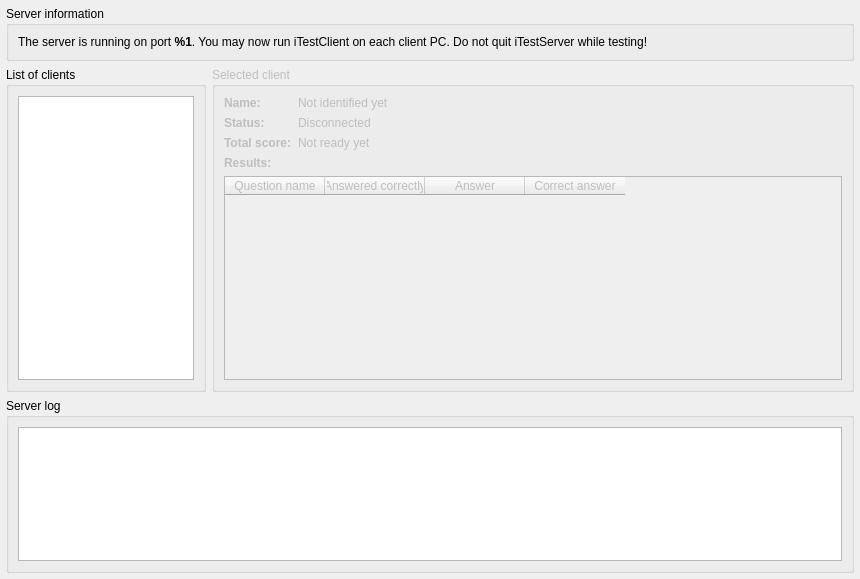
      <widget class="QWidget" name="serverModePage" >
       <property name="geometry" >
        <rect>
         <x>0</x>
         <y>0</y>
         <width>860</width>
         <height>579</height>
        </rect>
       </property>
       <layout class="QVBoxLayout" >
        <property name="margin" >
         <number>6</number>
        </property>
        <item>
         <widget class="QGroupBox" name="SMInfoGroupBox" >
          <property name="title" >
           <string>Server information</string>
          </property>
          <layout class="QHBoxLayout" >
           <item>
            <widget class="QLabel" name="SMIPortLabel" >
             <property name="text" >
              <string>The server is running on port &lt;b>%1&lt;/b>. You may now run iTestClient on each client PC. Do not quit iTestServer while testing!</string>
             </property>
             <property name="wordWrap" >
              <bool>true</bool>
             </property>
            </widget>
           </item>
          </layout>
         </widget>
        </item>
        <item>
         <layout class="QHBoxLayout" >
          <item>
           <widget class="QGroupBox" name="SMClientsGroupBox" >
            <property name="maximumSize" >
             <size>
              <width>200</width>
              <height>16777215</height>
             </size>
            </property>
            <property name="title" >
             <string>List of clients</string>
            </property>
            <layout class="QVBoxLayout" >
             <item>
              <widget class="QListWidget" name="SMLCListWidget" >
               <property name="statusTip" >
                <string>Select a client to get more information</string>
               </property>
              </widget>
             </item>
            </layout>
           </widget>
          </item>
          <item>
           <widget class="QGroupBox" name="SMSelectedClientGroupBox" >
            <property name="enabled" >
             <bool>false</bool>
            </property>
            <property name="title" >
             <string>Selected client</string>
            </property>
            <layout class="QGridLayout" >
             <item row="0" column="0" >
              <widget class="QLabel" name="SMSC_label_4" >
               <property name="text" >
                <string>&lt;b>Name:&lt;/b></string>
               </property>
               <property name="textFormat" >
                <enum>Qt::RichText</enum>
               </property>
              </widget>
             </item>
             <item row="0" column="1" >
              <widget class="QLabel" name="SMSCNameLabel" >
               <property name="statusTip" >
                <string>The selected client's name</string>
               </property>
               <property name="text" >
                <string>Not identified yet</string>
               </property>
              </widget>
             </item>
             <item row="0" column="2" >
              <spacer>
               <property name="orientation" >
                <enum>Qt::Horizontal</enum>
               </property>
               <property name="sizeHint" stdset="0" >
                <size>
                 <width>40</width>
                 <height>10</height>
                </size>
               </property>
              </spacer>
             </item>
             <item row="1" column="0" >
              <widget class="QLabel" name="SMSC_label_1" >
               <property name="text" >
                <string>&lt;b>Status:&lt;/b></string>
               </property>
               <property name="textFormat" >
                <enum>Qt::RichText</enum>
               </property>
              </widget>
             </item>
             <item row="1" column="1" >
              <widget class="QLabel" name="SMSCStatusLabel" >
               <property name="statusTip" >
                <string>The selected client's status</string>
               </property>
               <property name="text" >
                <string>Disconnected</string>
               </property>
              </widget>
             </item>
             <item row="1" column="2" >
              <spacer>
               <property name="orientation" >
                <enum>Qt::Horizontal</enum>
               </property>
               <property name="sizeHint" stdset="0" >
                <size>
                 <width>40</width>
                 <height>10</height>
                </size>
               </property>
              </spacer>
             </item>
             <item row="2" column="0" >
              <widget class="QLabel" name="SMSC_label_2" >
               <property name="text" >
                <string>&lt;b>Total score:&lt;/b></string>
               </property>
               <property name="textFormat" >
                <enum>Qt::RichText</enum>
               </property>
              </widget>
             </item>
             <item row="2" column="1" >
              <widget class="QLabel" name="SMSCScoreLabel" >
               <property name="statusTip" >
                <string>The selected client's total score</string>
               </property>
               <property name="text" >
                <string>Not ready yet</string>
               </property>
              </widget>
             </item>
             <item row="2" column="2" >
              <spacer>
               <property name="orientation" >
                <enum>Qt::Horizontal</enum>
               </property>
               <property name="sizeHint" stdset="0" >
                <size>
                 <width>40</width>
                 <height>10</height>
                </size>
               </property>
              </spacer>
             </item>
             <item row="3" column="0" colspan="3" >
              <widget class="QLabel" name="SMSC_label_3" >
               <property name="text" >
                <string>&lt;b>Results:&lt;/b></string>
               </property>
               <property name="textFormat" >
                <enum>Qt::RichText</enum>
               </property>
              </widget>
             </item>
             <item row="4" column="0" colspan="3" >
              <widget class="QTableWidget" name="SMSCResultsTableWidget" >
               <property name="statusTip" >
                <string>The selected client's exam results</string>
               </property>
               <column>
                <property name="text" >
                 <string>Question name</string>
                </property>
               </column>
               <column>
                <property name="text" >
                 <string>Answered correctly</string>
                </property>
               </column>
               <column>
                <property name="text" >
                 <string>Answer</string>
                </property>
               </column>
               <column>
                <property name="text" >
                 <string>Correct answer</string>
                </property>
               </column>
              </widget>
             </item>
            </layout>
           </widget>
          </item>
         </layout>
        </item>
        <item>
         <widget class="QGroupBox" name="SMLogGroupBox" >
          <property name="minimumSize" >
           <size>
            <width>0</width>
            <height>70</height>
           </size>
          </property>
          <property name="maximumSize" >
           <size>
            <width>16777215</width>
            <height>175</height>
           </size>
          </property>
          <property name="title" >
           <string>Server log</string>
          </property>
          <layout class="QVBoxLayout" >
           <item>
            <widget class="QListWidget" name="SMSLListWidget" >
             <property name="statusTip" >
              <string>Server log</string>
             </property>
            </widget>
           </item>
          </layout>
         </widget>
        </item>
       </layout>
      </widget>
